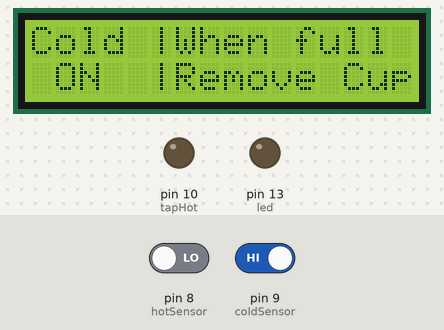
Simulated run of this sketch. Board: Arduino Uno, built with avr-gcc and run on an emulated ATmega328P. Parts: 16×2 character LCD, output pins drawn as LEDs (lit = HIGH). The inputs (shaded band) are chosen by the test bench; at power-on: pin 8 (hotSensor) LOW, pin 9 (coldSensor) HIGH. Pins used as bus, display or sensor lines are not drawn.

Above: at 3.2 s.
3.3 s: pin 8 (hotSensor) driven HIGH
At 4.3 s:
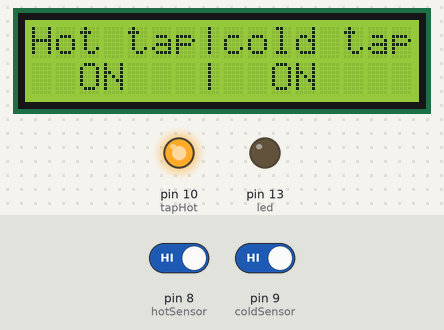
4.8 s: pin 9 (coldSensor) driven LOW
At 5.7 s:
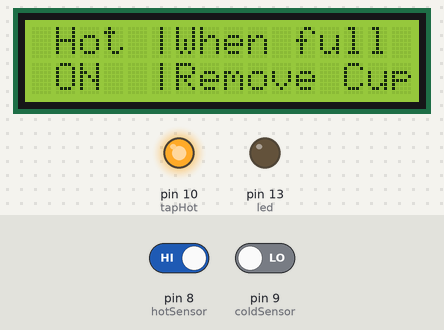
6.3 s: pin 8 (hotSensor) driven LOW
At 7.0 s:
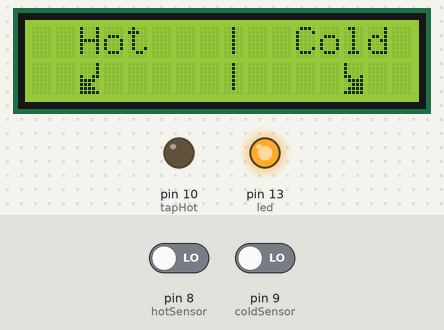
7.9 s: pin 9 (coldSensor) driven HIGH
At 8.2 s:
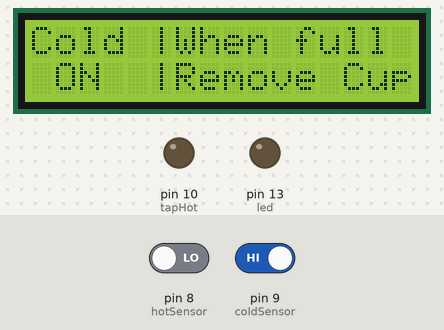
Timing chart, 0 to 10.4 s (numbered marks = the images above; inputs shaded):
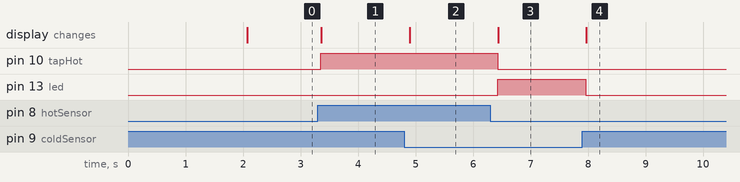

Measured:
- after the input at 3.3 s, pin 10 (tapHot): LOW → HIGH after 0.05 s; the display: changes after 0.06 s (image 1)
- after the input at 4.8 s, the display: changes after 0.10 s (image 2)
- after the input at 6.3 s, pin 10 (tapHot): HIGH → LOW after 0.13 s; pin 13 (led): LOW → HIGH after 0.13 s; the display: changes after 0.14 s (image 3)
- after the input at 7.9 s, pin 13 (led): HIGH → LOW after 0.07 s; the display: changes after 0.07 s (image 4)

The sketch:

Automatic_water_dispenser.ino
```cpp
#include <LiquidCrystal.h>


#define hotSensor 8
#define coldSensor 9
#define tapHot 10
#define tapCold 11
#define led 13

const int rs = 7, en = 6, d4 = 5, d5 = 4, d6 = 3, d7 = 2;
LiquidCrystal lcd(rs, en, d4, d5, d6, d7);
// make some custom characters:
byte arrowLeft[8] = {
  B00001,
  B00001,
  B00001,
  B10011,
  B11110,
  B11100,
  B11110,
  B11111
};
byte arrowRight[8] = {
  B10000,
  B10000,
  B10000,
  B11001,
  B01111,
  B00111,
  B01111,
  B11111
};
void setup() {
  //Setup pin mode
  pinMode(hotSensor, INPUT);
  pinMode(coldSensor, INPUT);
  pinMode(tapHot, OUTPUT);
  pinMode(tapCold, OUTPUT);
  pinMode(led, OUTPUT);
  digitalWrite(tapHot, LOW);
  digitalWrite(tapCold, LOW);

  // set up the LCD's number of columns and rows:
  lcd.begin(16, 2);
  lcd.createChar(0, arrowLeft);
  lcd.createChar(1, arrowRight);
//   Print a message to the LCD.
  lcd.setCursor(0,0);
  lcd.print("AUTOMATIC WATER");
  lcd.setCursor(0,1);
  lcd.print("    DISPENSER   ");
  delay(2000);
  lcd.clear();

}

void loop() {

  int sensorA = digitalRead(hotSensor);
  int sensorB = digitalRead(coldSensor);

  if ((sensorA == HIGH)&&(sensorB == LOW)){
    digitalWrite(led, LOW);
    digitalWrite(tapHot, HIGH);
    digitalWrite(tapCold, LOW);
    lcd.clear();
    lcd.setCursor(0,0);
    lcd.print(" Hot |When full");
    lcd.setCursor(0,1);
    lcd.print(" ON  |Remove Cup");
  }
  else if ((sensorA == LOW)&&(sensorB == HIGH)){
    digitalWrite(led, LOW);
    digitalWrite(tapHot, LOW);
    digitalWrite(tapCold, HIGH);
    lcd.clear();
    lcd.setCursor(0,0);
    lcd.print("Cold |When full");
    lcd.setCursor(0,1);
    lcd.print(" ON  |Remove Cup");
  }
  else if ((sensorA == HIGH)&&(sensorB == HIGH)){
    digitalWrite(led, LOW);
    digitalWrite(tapHot, HIGH);
    digitalWrite(tapCold, HIGH);
    lcd.clear();
    lcd.setCursor(0,0);
    lcd.print("Hot tap|cold tap");
    lcd.setCursor(0,1);
    lcd.print("  ON   |  ON  ");

}
else if ((sensorA == LOW)&&(sensorB == LOW)){
  digitalWrite(led, HIGH);
   digitalWrite(tapHot, LOW);
    digitalWrite(tapCold, LOW);
    lcd.clear();
    lcd.setCursor(0,0);
    lcd.print("  Hot   |  Cold  ");
    lcd.setCursor(2,1);
    lcd.write((byte) 0);
    lcd.setCursor(8,1);
    lcd.print("| ");
    lcd.setCursor(13,1);
    lcd.write(1);
}
  delay(250);

}
```
